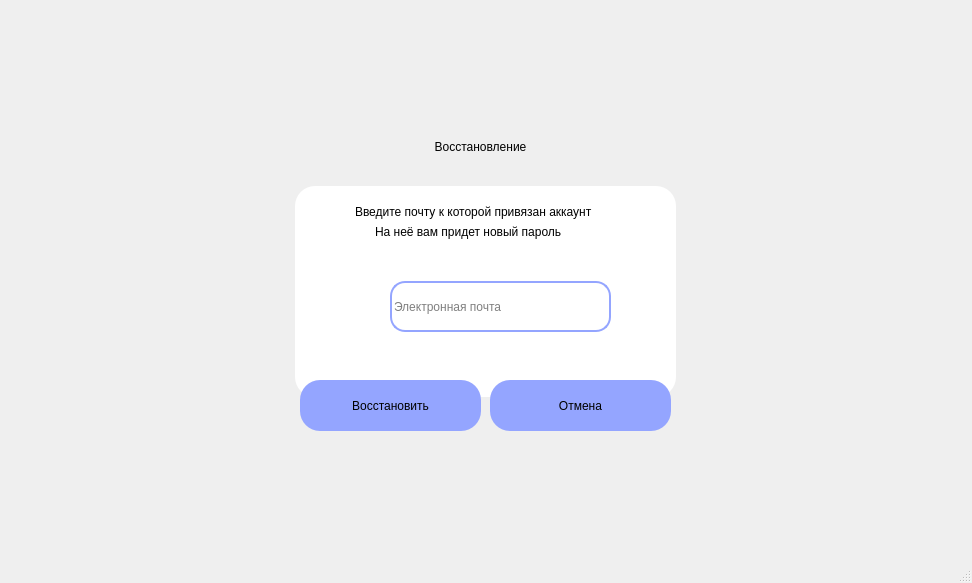
<?xml version="1.0" encoding="UTF-8"?>
<ui version="4.0">
 <class>MainWindow</class>
 <widget class="QMainWindow" name="MainWindow">
  <property name="geometry">
   <rect>
    <x>0</x>
    <y>0</y>
    <width>972</width>
    <height>583</height>
   </rect>
  </property>
  <property name="windowTitle">
   <string>Восстановление</string>
  </property>
  <property name="windowIcon">
   <iconset resource="ress.qrc">
    <normaloff>:/reso/res/nglogo.png</normaloff>:/reso/res/nglogo.png</iconset>
  </property>
  <property name="autoFillBackground">
   <bool>false</bool>
  </property>
  <property name="styleSheet">
   <string notr="true">background: url(:/reso/res/gradient.png);</string>
  </property>
  <widget class="QWidget" name="centralwidget">
   <widget class="QLabel" name="label">
    <property name="geometry">
     <rect>
      <x>10</x>
      <y>20</y>
      <width>261</width>
      <height>81</height>
     </rect>
    </property>
    <property name="styleSheet">
     <string notr="true"/>
    </property>
    <property name="text">
     <string/>
    </property>
    <property name="pixmap">
     <pixmap resource="ress.qrc">:/reso/res/ngname.png</pixmap>
    </property>
   </widget>
   <widget class="QLabel" name="label_3">
    <property name="geometry">
     <rect>
      <x>360</x>
      <y>140</y>
      <width>241</width>
      <height>41</height>
     </rect>
    </property>
    <property name="minimumSize">
     <size>
      <width>241</width>
      <height>41</height>
     </size>
    </property>
    <property name="maximumSize">
     <size>
      <width>241</width>
      <height>41</height>
     </size>
    </property>
    <property name="autoFillBackground">
     <bool>false</bool>
    </property>
    <property name="styleSheet">
     <string notr="true">font: 700 18pt &quot;Segoe UI&quot;;
    background: transparent !important;

</string>
    </property>
    <property name="text">
     <string>&lt;html&gt;&lt;head/&gt;&lt;body&gt;&lt;p align=&quot;center&quot;&gt;Восстановление&lt;/p&gt;&lt;p align=&quot;center&quot;&gt;&lt;br/&gt;&lt;/p&gt;&lt;/body&gt;&lt;/html&gt;</string>
    </property>
   </widget>
   <widget class="QWidget" name="widget" native="true">
    <property name="geometry">
     <rect>
      <x>295</x>
      <y>186</y>
      <width>381</width>
      <height>211</height>
     </rect>
    </property>
    <property name="minimumSize">
     <size>
      <width>381</width>
      <height>211</height>
     </size>
    </property>
    <property name="maximumSize">
     <size>
      <width>381</width>
      <height>211</height>
     </size>
    </property>
    <property name="layoutDirection">
     <enum>Qt::LeftToRight</enum>
    </property>
    <property name="autoFillBackground">
     <bool>false</bool>
    </property>
    <property name="styleSheet">
     <string notr="true">
background: rgb(255, 255, 255);

border-radius: 20px;                     /* &lt;----  20px  */ </string>
    </property>
    <widget class="QWidget" name="">
     <property name="geometry">
      <rect>
       <x>50</x>
       <y>80</y>
       <width>271</width>
       <height>81</height>
      </rect>
     </property>
     <layout class="QHBoxLayout" name="horizontalLayout_2">
      <item>
       <widget class="QLabel" name="ngname_2">
        <property name="minimumSize">
         <size>
          <width>31</width>
          <height>31</height>
         </size>
        </property>
        <property name="maximumSize">
         <size>
          <width>31</width>
          <height>31</height>
         </size>
        </property>
        <property name="styleSheet">
         <string notr="true">background-color: rgb(255, 255, 255);</string>
        </property>
        <property name="text">
         <string/>
        </property>
        <property name="pixmap">
         <pixmap resource="ress.qrc">:/reso/res/human.png</pixmap>
        </property>
        <property name="scaledContents">
         <bool>true</bool>
        </property>
       </widget>
      </item>
      <item>
       <widget class="QLineEdit" name="lineEdit">
        <property name="minimumSize">
         <size>
          <width>221</width>
          <height>51</height>
         </size>
        </property>
        <property name="maximumSize">
         <size>
          <width>221</width>
          <height>51</height>
         </size>
        </property>
        <property name="toolTip">
         <string>&lt;html&gt;&lt;head/&gt;&lt;body&gt;&lt;p align=&quot;center&quot;&gt;&lt;br/&gt;&lt;/p&gt;&lt;/body&gt;&lt;/html&gt;</string>
        </property>
        <property name="styleSheet">
         <string notr="true">font: 12pt &quot;Nirmala UI&quot;;
border-radius: 15px;                     /* &lt;----  20px  */ 
border: 2px solid #94a5ff;
    background: transparent !important;
</string>
        </property>
        <property name="placeholderText">
         <string>Электронная почта</string>
        </property>
       </widget>
      </item>
     </layout>
    </widget>
    <widget class="QLabel" name="label_2">
     <property name="geometry">
      <rect>
       <x>60</x>
       <y>10</y>
       <width>261</width>
       <height>31</height>
      </rect>
     </property>
     <property name="styleSheet">
      <string notr="true">font: 500 10pt &quot;Segoe UI&quot;;
    background: transparent !important;</string>
     </property>
     <property name="text">
      <string>Введите почту к которой привязан аккаунт</string>
     </property>
    </widget>
    <widget class="QLabel" name="label_4">
     <property name="geometry">
      <rect>
       <x>80</x>
       <y>30</y>
       <width>261</width>
       <height>31</height>
      </rect>
     </property>
     <property name="styleSheet">
      <string notr="true">font: 500 10pt &quot;Segoe UI&quot;;
    background: transparent !important;</string>
     </property>
     <property name="text">
      <string>На неё вам придет новый пароль</string>
     </property>
    </widget>
   </widget>
   <widget class="QPushButton" name="pushButton_4">
    <property name="geometry">
     <rect>
      <x>490</x>
      <y>380</y>
      <width>181</width>
      <height>51</height>
     </rect>
    </property>
    <property name="minimumSize">
     <size>
      <width>181</width>
      <height>51</height>
     </size>
    </property>
    <property name="maximumSize">
     <size>
      <width>181</width>
      <height>51</height>
     </size>
    </property>
    <property name="styleSheet">
     <string notr="true">QPushButton{
font: 625 14pt &quot;Segoe UI&quot;;
background: #94a5ff;
border-radius: 20px;   
                  /* &lt;----  20px  */ 
}

QPushButton:hover {
	background:#E1E5FF;
}

QPushButton:pressed {
	background: #717ec3;
}</string>
    </property>
    <property name="text">
     <string>Отмена</string>
    </property>
   </widget>
   <widget class="QPushButton" name="pushButton_3">
    <property name="geometry">
     <rect>
      <x>300</x>
      <y>380</y>
      <width>181</width>
      <height>51</height>
     </rect>
    </property>
    <property name="minimumSize">
     <size>
      <width>181</width>
      <height>51</height>
     </size>
    </property>
    <property name="maximumSize">
     <size>
      <width>181</width>
      <height>51</height>
     </size>
    </property>
    <property name="styleSheet">
     <string notr="true">QPushButton{
font: 625 14pt &quot;Segoe UI&quot;;
background: #94a5ff;
border-radius: 20px;   
                  /* &lt;----  20px  */ 
}

QPushButton:hover {
	background:#E1E5FF;
}

QPushButton:pressed {
	background: #717ec3;
}</string>
    </property>
    <property name="text">
     <string>Восстановить</string>
    </property>
   </widget>
  </widget>
  <widget class="QStatusBar" name="statusbar"/>
 </widget>
 <resources>
  <include location="ress.qrc"/>
 </resources>
 <connections/>
</ui>
